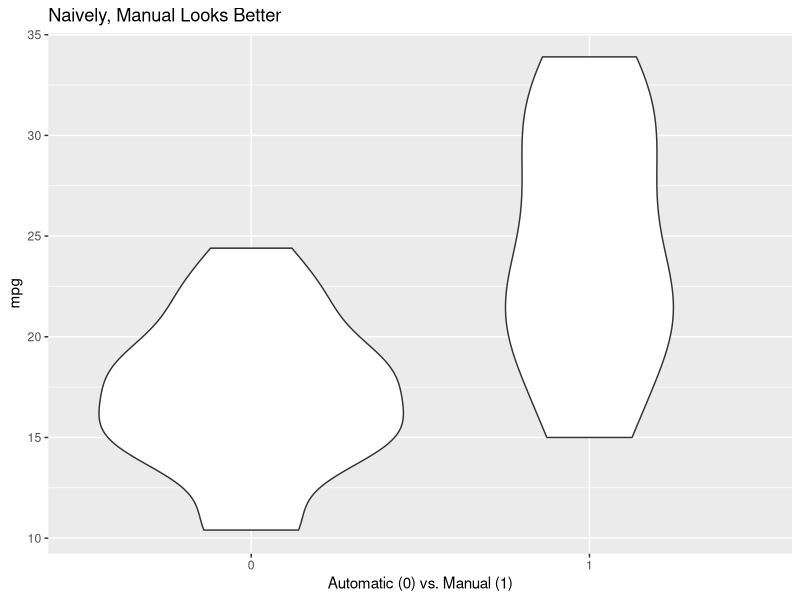

Write R code to recreate this figure.
## ---- chunk 1
knitr::opts_chunk$set(echo = TRUE)
## ---- chunk 2
head(mtcars)
dim(mtcars)
## ---- chunk 3
library(ggplot2)
ggplot(mtcars, aes(factor(am), mpg)) + geom_violin() + labs(x="Automatic (0) vs. Manual (1)", title="Naively, Manual Looks Better")
